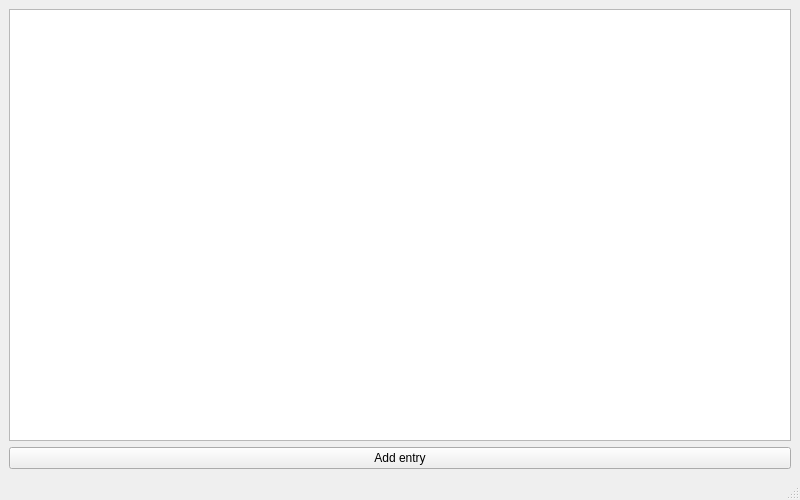
<?xml version="1.0" encoding="UTF-8"?>
<ui version="4.0">
 <class>MainWindow</class>
 <widget class="QMainWindow" name="MainWindow">
  <property name="geometry">
   <rect>
    <x>0</x>
    <y>0</y>
    <width>800</width>
    <height>500</height>
   </rect>
  </property>
  <property name="windowTitle">
   <string>MainWindow</string>
  </property>
  <widget class="QWidget" name="centralwidget">
   <layout class="QGridLayout" name="gridLayout">
    <item row="1" column="0">
     <widget class="QPushButton" name="pushButton">
      <property name="text">
       <string>Add entry</string>
      </property>
     </widget>
    </item>
    <item row="0" column="0">
     <widget class="QTableView" name="tableView"/>
    </item>
   </layout>
  </widget>
  <widget class="QMenuBar" name="menubar">
   <property name="geometry">
    <rect>
     <x>0</x>
     <y>0</y>
     <width>800</width>
     <height>21</height>
    </rect>
   </property>
  </widget>
  <widget class="QStatusBar" name="statusbar"/>
 </widget>
 <resources/>
 <connections/>
</ui>
